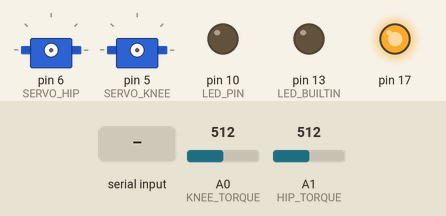
The sketch below on a simulated Arduino Leonardo, built with avr-gcc and run on an emulated ATmega32U4. Parts: 2 × servo, output pins drawn as LEDs (lit = HIGH). The test bench sets the inputs (shaded band); at power-on: A0 (KNEE_TORQUE) = 512, A1 (HIP_TORQUE) = 512. What the sketch prints to the serial monitor is not drawn.

Above: at 0.1 s.
At 2.6 s:
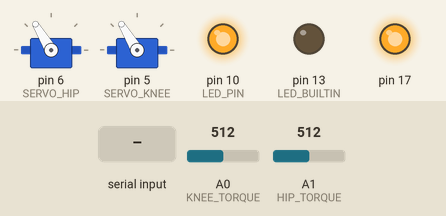
At 7.3 s:
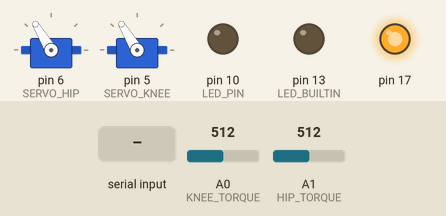
7.4 s: "s" received over Serial
Timing chart, 0 to 10.4 s (numbered marks = the images above; inputs shaded):
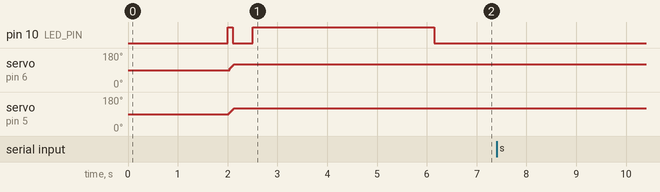

The sketch:

torque_step.ino
```cpp
#include <SPI.h>
#include "VarSpeedServo.h"
#include "MatrixMath.h"

// NOTES:
// Reference gait is still not being uploaded to Arduino yet.
// In order to apply servo positions manually, go to function "run_servo()"
// and manually apply an angle in microseconds. also, ake sure run_servo()
// is uncommented in loop().
// The only non-deterministic function in loop() is get_angle(). Comment
// all instances if they are not relevant to current test.

// UPDATE
#define NREF 150
#define BETA 0.85 //0 = filter is off
#define T_OFFSET_K 1.87
#define T_SENSITIVITY_K 7.1
#define T_OFFSET_H 1.85
#define T_SENSITIVITY_H 6.667
#define KP 40 //26
#define KD 0.0015 //0.007
#define ERR_RANGE 3 // how far off from reference is "correct" in degrees
#define PHIK_M 35
#define PHIK_B 1900
#define PHIH_M 35
#define PHIH_B 1900
#define MIN_PHI 1800
#define MAX_PHI 2250

// PINS
#define KNEE_ANGLE 3 //Chip or Slave select
#define HIP_ANGLE 4 //Chip or Slave select
#define LED_PIN 10
#define KNEE_TORQUE A0
#define HIP_TORQUE A1
#define SERVO_KNEE 5
#define SERVO_HIP 6
#define ZERO_RESET 7

// Other
#define SPEED 160
#define CONV_D2R M_PI/180
#define BEGIN_SEND -10000.0
#define END_SEND -5000.0
#define MAX_TORQUE 2.5
#define WRAP_THRESH 45
#define WRAP 90

VarSpeedServo ServoH;
VarSpeedServo ServoK;

float k = 0.05; // UPDATE

// State:
// 0: knee angle
// 1: hip angle
// 2: knee torque
// 3: hip torque
float state[4];
float stateavg[4];

float out[2*NREF];
int i_err;
float qk_err;
float qh_err;
float qk_off;
float qh_off;

float t_err[4]; //knee, hip, knee', hip'
float ttemp;
float phik = MIN_PHI;
float phih = MIN_PHI;
float tk_des = 0;
float th_des = 0;

float deg = 0.00;
int wrap_k = 0;
int wrap_h = 0;
float ka;
float ha;
int i = 0;

unsigned long time;
unsigned long temptime;
float T;
float T0 = 0;

unsigned long count = 0;
char incomingByte;

void setup()
{
  //For testing
  pinMode(LED_BUILTIN, OUTPUT);
  pinMode(LED_PIN, OUTPUT);

  SPI.begin();
  SPI.setBitOrder(MSBFIRST);
  SPI.setDataMode(SPI_MODE0);
  SPI.setClockDivider(SPI_CLOCK_DIV16);

  //torque sensor set up
  pinMode(HIP_TORQUE, INPUT);
  digitalWrite(HIP_TORQUE, LOW);
  pinMode(KNEE_TORQUE, INPUT);
  digitalWrite(KNEE_TORQUE, LOW);

  // general set up
  Serial.begin(9600);

  Serial.flush();
  delay(2000);
  SPI.end();

  ServoH.attach(SERVO_HIP);
  ServoK.attach(SERVO_KNEE);

  for (i = 0; i < 4; i++) {
    state[i] = 0;
    stateavg[i] = 0;
    t_err[i] = 0;
  }

  time = millis();
  T = time;

  digitalWrite(LED_PIN, HIGH);
  phik = MIN_PHI;
  phih = MIN_PHI;
  run_servo();
  delay(100);
  digitalWrite(LED_PIN, LOW);
  delay(400);
  digitalWrite(LED_PIN, HIGH);

  // start collecting data
  i = 0;
  while (i < NREF) {
       // take measurements
       //state[0] = (get_angle(KNEE_ANGLE)/4 + WRAP*wrap_k);
       state[2] = get_torque(KNEE_TORQUE, T_OFFSET_K, T_SENSITIVITY_K)-qk_off;
       state[3] = get_torque(HIP_TORQUE, T_OFFSET_H, T_SENSITIVITY_H)-qh_off;
       //state[1] = (get_angle(HIP_ANGLE)/4 + WRAP*wrap_h);

       // calculate T for derivatives
       temptime = time;
       time = micros(); // resets to 0 every ~40 min
       // if micros() wraps, T doesn't update. Next iteration time>temptime and T updates
       if (time > temptime) T = (time-temptime)/1000000.0;

       average(stateavg, state, 4);

       tk_des = (i+1)*10.0/NREF;
       th_des = MAX_TORQUE;

       ttemp = tk_des - abs(stateavg[2]);
       t_err[2] = (t_err[0]-ttemp)/T;
       t_err[0] = ttemp;
       ttemp = th_des - abs(stateavg[3]);
       t_err[3] = (t_err[1]-ttemp)/T;
       t_err[1] = ttemp;

       phik = phi_est(tk_des, PHIK_M, PHIK_B) + KP*t_err[0] + KD*t_err[2];
       phih = phi_est(th_des, PHIK_M, PHIK_B) + KP*t_err[1] + KD*t_err[3];

       // correct servos
       run_servo();

       if (count++ % 5 == 0) {
         out[2*i] = time;
         out[2*i+1] = stateavg[2];
         i++;
       }

       delay(4);
  }

  digitalWrite(LED_PIN, LOW);
  phik = MIN_PHI;
  phih = MIN_PHI;
  run_servo();
}

float get_torque(int joint, float off, float sens) {
  float adc_output = analogRead(joint);
  float voltage = (5.0/1024)*adc_output;

  float torque = (voltage-off)*sens;

  return torque;
}

void average(float* avg, float* curr, int len) {
  for(int i = 0; i < len; i++) {
    avg[i] = BETA*avg[i]+(1-BETA)*curr[i];
  }
}

float phi_est(float t, float m, float b) {
  float phi_des = m*abs(t) + b;
  if (phi_des < MIN_PHI) {
    return MIN_PHI;
  }
  return phi_des;
}

void run_servo() {
  // correct servos
  if (phik < MIN_PHI) {
   ServoK.write(MIN_PHI,SPEED);
  } else if (phik > MAX_PHI) {
   ServoK.write(MAX_PHI,SPEED);
  } else {
   ServoK.write(phik, SPEED);
  }
  if (phih < MIN_PHI) {
   ServoH.write(MIN_PHI,SPEED);
  } else if (phih > MAX_PHI) {
   ServoH.write(MAX_PHI,SPEED);
  } else {
   ServoH.write(phih, SPEED);
  }
}

void loop()
{
  if (Serial.available() > 0) {
    delay(200);
    // read the incoming byte:
    incomingByte = Serial.read();

    // say what you got:
    if (incomingByte == 's') {
      for (int i = 0; i < NREF; i++) {
        delay(60);
        Serial.println(BEGIN_SEND);
        Serial.println(out[2*i]);
        Serial.println(out[2*i+1]);
      }
      Serial.println(END_SEND);
    }
  }
}
```

MatrixMath.cpp
```cpp
/*
 *  MatrixMath.cpp Library for Matrix Math
 *
 *  Created by Charlie Matlack on 12/18/10.
 *  Modified from code by RobH45345 on Arduino Forums, algorithm from
 *  NUMERICAL RECIPES: The Art of Scientific Computing.
 */

#include "MatrixMath.h"

#define NR_END 1

MatrixMath Matrix;			// Pre-instantiate

// Matrix Printing Routine
// Uses tabs to separate numbers under assumption printed float width won't cause problems
void MatrixMath::Print(float* A, int m, int n, String label)
{
	// A = input matrix (m x n)
	int i, j;
	Serial.println();
	Serial.println(label);
	for (i = 0; i < m; i++)
	{
		for (j = 0; j < n; j++)
		{
			Serial.print(A[n * i + j]);
			Serial.print("\t");
		}
		Serial.println();
	}
}

void MatrixMath::Copy(float* A, int n, int m, float* B)
{
	int i, j, k;
	for (i = 0; i < m; i++)
		for(j = 0; j < n; j++)
		{
			B[n * i + j] = A[n * i + j];
		}
}

//Matrix Multiplication Routine
// C = A*B
void MatrixMath::Multiply(float* A, float* B, int m, int p, int n, float* C)
{
	// A = input matrix (m x p)
	// B = input matrix (p x n)
	// m = number of rows in A
	// p = number of columns in A = number of rows in B
	// n = number of columns in B
	// C = output matrix = A*B (m x n)
	int i, j, k;
	for (i = 0; i < m; i++)
		for(j = 0; j < n; j++)
		{
			C[n * i + j] = 0;
			for (k = 0; k < p; k++)
				C[n * i + j] = C[n * i + j] + A[p * i + k] * B[n * k + j];
		}
}


//Matrix Addition Routine
void MatrixMath::Add(float* A, float* B, int m, int n, float* C)
{
	// A = input matrix (m x n)
	// B = input matrix (m x n)
	// m = number of rows in A = number of rows in B
	// n = number of columns in A = number of columns in B
	// C = output matrix = A+B (m x n)
	int i, j;
	for (i = 0; i < m; i++)
		for(j = 0; j < n; j++)
			C[n * i + j] = A[n * i + j] + B[n * i + j];
}


//Matrix Subtraction Routine
void MatrixMath::Subtract(float* A, float* B, int m, int n, float* C)
{
	// A = input matrix (m x n)
	// B = input matrix (m x n)
	// m = number of rows in A = number of rows in B
	// n = number of columns in A = number of columns in B
	// C = output matrix = A-B (m x n)
	int i, j;
	for (i = 0; i < m; i++)
		for(j = 0; j < n; j++)
			C[n * i + j] = A[n * i + j] - B[n * i + j];
}


//Matrix Transpose Routine
void MatrixMath::Transpose(float* A, int m, int n, float* C)
{
	// A = input matrix (m x n)
	// m = number of rows in A
	// n = number of columns in A
	// C = output matrix = the transpose of A (n x m)
	int i, j;
	for (i = 0; i < m; i++)
		for(j = 0; j < n; j++)
			C[m * j + i] = A[n * i + j];
}

void MatrixMath::Scale(float* A, int m, int n, float k)
{
	for (int i = 0; i < m; i++)
		for (int j = 0; j < n; j++)
			A[n * i + j] = A[n * i + j] * k;
}


//Matrix Inversion Routine
// * This function inverts a matrix based on the Gauss Jordan method.
// * Specifically, it uses partial pivoting to improve numeric stability.
// * The algorithm is drawn from those presented in
//	 NUMERICAL RECIPES: The Art of Scientific Computing.
// * The function returns 1 on success, 0 on failure.
// * NOTE: The argument is ALSO the result matrix, meaning the input matrix is REPLACED
int MatrixMath::Invert(float* A, int n)
{
	// A = input matrix AND result matrix
	// n = number of rows = number of columns in A (n x n)
	int pivrow;		// keeps track of current pivot row
	int k, i, j;		// k: overall index along diagonal; i: row index; j: col index
	int pivrows[n]; // keeps track of rows swaps to undo at end
	float tmp;		// used for finding max value and making column swaps

	for (k = 0; k < n; k++)
	{
		// find pivot row, the row with biggest entry in current column
		tmp = 0;
		for (i = k; i < n; i++)
		{
			if (abs(A[i * n + k]) >= tmp)	// 'Avoid using other functions inside abs()?'
			{
				tmp = abs(A[i * n + k]);
				pivrow = i;
			}
		}

		// check for singular matrix
		if (A[pivrow * n + k] == 0.0f)
		{
			Serial.println("Inversion failed due to singular matrix");
			return 0;
		}

		// Execute pivot (row swap) if needed
		if (pivrow != k)
		{
			// swap row k with pivrow
			for (j = 0; j < n; j++)
			{
				tmp = A[k * n + j];
				A[k * n + j] = A[pivrow * n + j];
				A[pivrow * n + j] = tmp;
			}
		}
		pivrows[k] = pivrow;	// record row swap (even if no swap happened)

		tmp = 1.0f / A[k * n + k];	// invert pivot element
		A[k * n + k] = 1.0f;		// This element of input matrix becomes result matrix

		// Perform row reduction (divide every element by pivot)
		for (j = 0; j < n; j++)
		{
			A[k * n + j] = A[k * n + j] * tmp;
		}

		// Now eliminate all other entries in this column
		for (i = 0; i < n; i++)
		{
			if (i != k)
			{
				tmp = A[i * n + k];
				A[i * n + k] = 0.0f; // The other place where in matrix becomes result mat
				for (j = 0; j < n; j++)
				{
					A[i * n + j] = A[i * n + j] - A[k * n + j] * tmp;
				}
			}
		}
	}

	// Done, now need to undo pivot row swaps by doing column swaps in reverse order
	for (k = n - 1; k >= 0; k--)
	{
		if (pivrows[k] != k)
		{
			for (i = 0; i < n; i++)
			{
				tmp = A[i * n + k];
				A[i * n + k] = A[i * n + pivrows[k]];
				A[i * n + pivrows[k]] = tmp;
			}
		}
	}
	return 1;
}
```

MatrixMath.h
```cpp
/*
 *  MatrixMath.h Library for Matrix Math
 *
 *  Created by Charlie Matlack on 12/18/10.
 *  Modified from code by RobH45345 on Arduino Forums, algorithm from
 *  NUMERICAL RECIPES: The Art of Scientific Computing.
 *  Modified to work with Arduino 1.0/1.5 by randomvibe & robtillaart
 *  Made into a real library on GitHub by Vasilis Georgitzikis (tzikis)
 *  so that it's easy to use and install (March 2015)
 */

#ifndef MatrixMath_h
#define MatrixMath_h

#if defined(ARDUINO) && ARDUINO >= 100
	#include "Arduino.h"
#else
	#include "WProgram.h"
#endif

class MatrixMath
{
public:
	//MatrixMath();
	void Print(float* A, int m, int n, String label);
	void Copy(float* A, int n, int m, float* B);
	void Multiply(float* A, float* B, int m, int p, int n, float* C);
	void Add(float* A, float* B, int m, int n, float* C);
	void Subtract(float* A, float* B, int m, int n, float* C);
	void Transpose(float* A, int m, int n, float* C);
	void Scale(float* A, int m, int n, float k);
	int Invert(float* A, int n);
};

extern MatrixMath Matrix;
#endif
```

Measured:
- after the input at 7.4 s, every drawn part: stays the same
